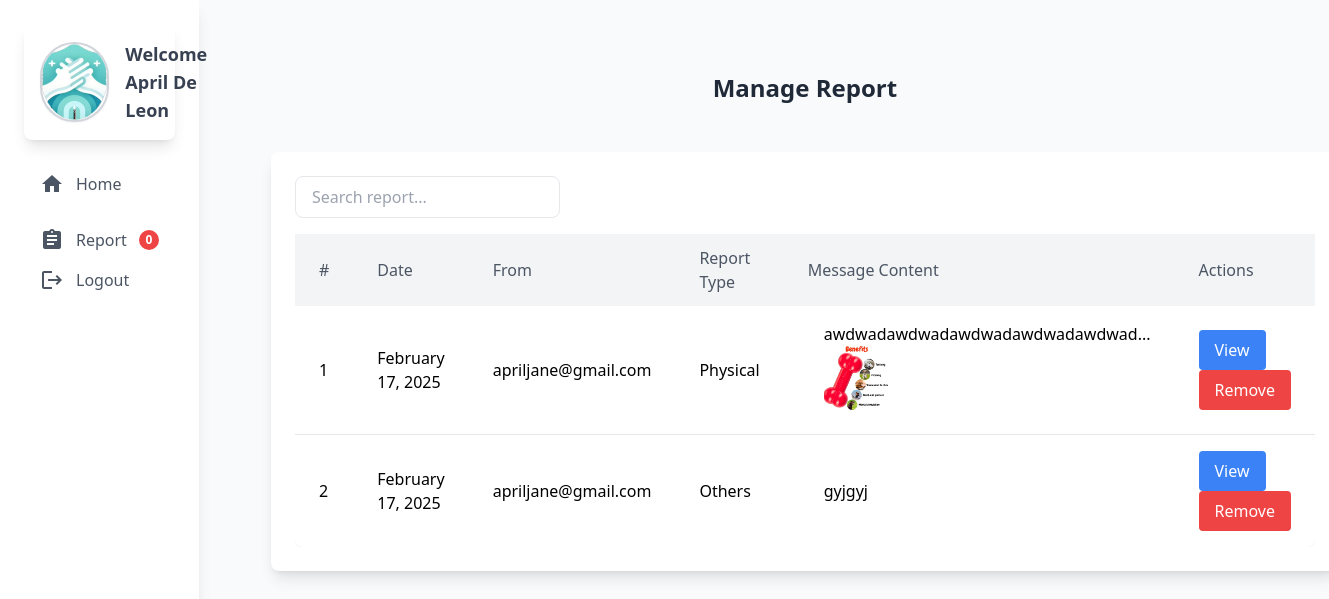
Page /admin/report.php (signed in) on the committed database.
### tables this page shows
CREATE TABLE `report` (
  `report_id` int(11) NOT NULL,
  `IDsentTo` int(11) NOT NULL,
  `IDsentFrom` int(11) NOT NULL,
  `bullyingType` varchar(60) NOT NULL,
  `messages` text DEFAULT NULL,
  `imagesProof` varchar(255) DEFAULT NULL,
  `date_added` timestamp NOT NULL DEFAULT current_timestamp() ON UPDATE current_timestamp(),
  `status` int(11) NOT NULL DEFAULT 1 COMMENT '0=deleted,1=existing',
  `seen` int(11) NOT NULL DEFAULT 1 COMMENT '0=seen,1=unseen'
);

### admin/backend/db.php (called while the page is built, shortened)
<?php
class db_connect
{
    public $host = db_host;
    public $user = db_user;
    public $pass = db_pass;
    public $name = db_name;
    public function connect()
    {
        try {
            $this->conn = new mysqli($this->host, $this->user, $this->pass, $this->name);
        } catch (\Throwable $th) {
            header("Location:setup.php");
        }
    }
}

### admin/backend/class.php (called while the page is built, shortened)
<?php
include ('db.php');
class global_class extends db_connect
{
    public function fetch_teacher_reports($teacher_id){
        $query = $this->conn->prepare("SELECT report.*, admin.* FROM `report`
        LEFT JOIN admin ON admin.id = report.IDsentTo
        where report.status='1' AND report.IDsentTo = '$teacher_id'
        ");
        if ($query->execute()) {
            $result = $query->get_result();
            return $result;
        }
    }
    public function check_account($student_id) {
        $query = "SELECT * FROM admin WHERE id = $student_id";
        $result = $this->conn->query($query);
        $items = [];
        if ($result && $result->num_rows > 0) {
            while ($row = $result->fetch_assoc()) {
                $items[] = $row;
            }
        }
        return $items;
    }
}

### admin/backend/end-points/report_list.php (the view, shortened to what this page needs)
<?php
$fetch_all_reports = $db->fetch_teacher_reports($session_account[0]['id']);
if (mysqli_num_rows($fetch_all_reports) > 0):
    $count=1;
        foreach ($fetch_all_reports as $report): ?>
        <tr class="hover:bg-gray-50">
                        <td class="px-4 sm:px-6 py-4"><?= $count; ?></td>
                        <td class="px-4 sm:px-6 py-4"><?= date("F j, Y", strtotime($report['date_added'])); ?></td>
                        <td class="px-4 sm:px-6 py-4"><?= $report['email']; ?></td>
                        <td class="px-4 sm:px-6 py-4"><?= $report['bullyingType']; ?> </td>
                        <td class="px-4 sm:px-6 py-4">
                        <p class="ml-4"><?= (strlen($report['messages']) > 30) ? substr($report['messages'], 0, 30) . '...' : $report['messages']; ?></p>
    <?php if (!empty($report['imagesProof'])): ?>
        <div class="mb-2 ml-4">
            <img src="../upload_messages/<?= htmlspecialchars($report['imagesProof']); ?>" alt="" class="w-16 h-16 object-cover" id="image_<?= $report['id']; ?>" data-image="<?= htmlspecialchars($report['imagesProof']); ?>">
        </div>
    <?php endif; ?>
</td>
                        <td class="px-4 sm:px-6 py-4">
                            <button class="view-btn px-4 py-2 bg-blue-500 text-white rounded" data-message="<?= $report['messages']; ?>" data-image="<?= $report['imagesProof']; ?>">View</button>
                            <button class="delete-btn px-4 py-2 bg-red-500 text-white rounded" data-id="<?= $report['report_id']; ?>" >Remove</button>
                        </td>
             </tr>
    <?php
     $count++;
    endforeach;
   ?>
<?php else: ?>
    <tr>
        <td colspan="5" class="p-2">No record found.</td>
    </tr>
<?php endif; ?>

### admin/components/header.php (shortened to what this page needs)
<?php
include('backend/class.php');
$db = new global_class();
if (isset($_SESSION['id'])) {
    $admin_id = intval($_SESSION['id']);
    $session_account = $db->check_account($admin_id);
    $full_name = $session_account[0]['f_name'] . ' ' . $session_account[0]['m_name'] . ' ' . $session_account[0]['l_name'];
} else {
   header('location: admin.php');
}
?>
<!DOCTYPE html>
<html lang="en">
<head>
  <script src="https://cdn.tailwindcss.com"></script>
  <link rel="stylesheet" href="https://cdnjs.cloudflare.com/ajax/libs/AlertifyJS/1.13.1/css/alertify.css" />
</head>
<body class="bg-gray-100 font-sans antialiased">
  <div class="min-h-screen flex flex-col lg:flex-row">
<aside id="sidebar" class="bg-white shadow-lg w-64 lg:w-1/5 xl:w-1/6 p-6 space-y-6 lg:static fixed inset-y-0 left-0 z-50 transform -translate-x-full lg:translate-x-0 transition-transform duration-300 ease-in-out">
  <div class="flex items-center justify-between p-4 bg-white rounded-lg shadow-lg hover:shadow-xl transition-shadow duration-300">
  <div class="flex items-center space-x-4">
    <img src="../assets/logo.webp" alt="Logo" class="w-20 h-20 rounded-full border-2 border-gray-300 shadow-sm transform transition-transform duration-300 hover:scale-105">
    <span class="text-lg font-semibold text-gray-700">Welcome <strong><?=$full_name;?></strong> </span>
  </div>
</div>
<nav class="space-y-4 text-left lg:text-left">
    <a href="index.php" class="flex items-center space-x-3 text-gray-600 hover:text-blue-500 hover:bg-gray-100 px-4 py-2 rounded-md transition-all duration-300">
        <span class="material-icons text-xl leading-none">home</span>
        <span>Home</span>
    </a>
    <a href="report.php" class="flex items-center space-x-3 text-gray-600 hover:text-blue-500 hover:bg-gray-100 px-4 py-2 rounded-md transition-all duration-300">
        <span class="material-icons text-xl leading-none">assignment</span>
        <span>Report</span>
        <span id="unseenCount" class="bg-red-500 text-white text-xs font-semibold rounded-full w-5 h-5 flex items-center justify-center ">
            0
        </span>
    </a>
    <a href="logout.php">
        <button type="submit" class="flex items-center space-x-3 text-gray-600 hover:text-red-500 hover:bg-gray-100 px-4 py-2 rounded-md transition-all duration-300">
            <span class="material-icons text-xl leading-none">logout</span>
            <span>Logout</span>
        </button>
    </a>
</nav>
</aside>
    <main class="flex-1 bg-gray-50 p-8 lg:p-12">

### rows in the picture
report: date_added "February 17, 2025", IDsentTo.email "apriljane@gmail.com", bullyingType "Physical", messages "awdwadawdwadawdwadawdwadawdwad", imagesProof (picture)
report: date_added "February 17, 2025", IDsentTo.email "apriljane@gmail.com", bullyingType "Others", messages "gyjgyj"

### other values in the picture
$full_name "April De Leon"
